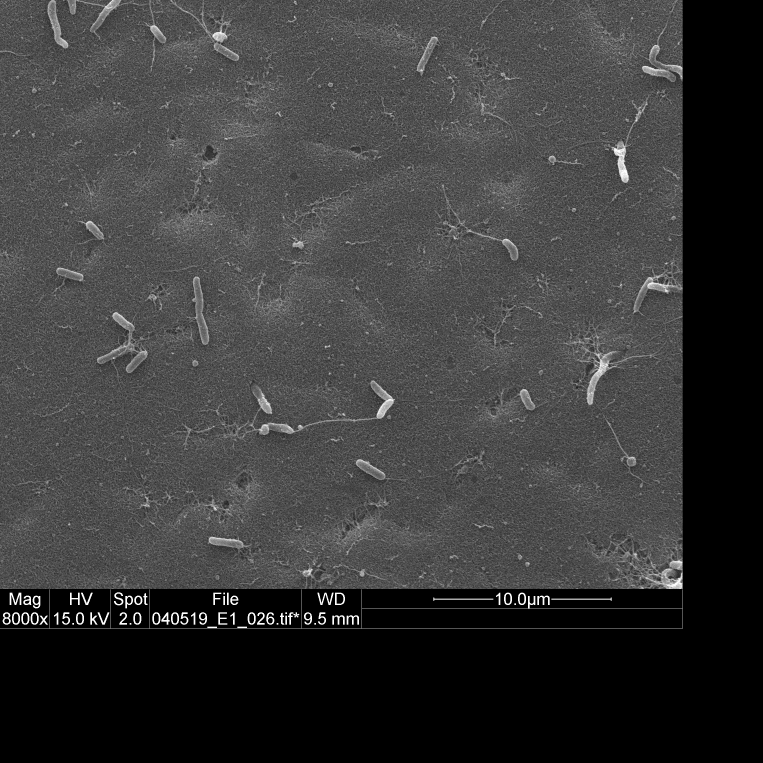
#> input picture full_image_0_0.jpg, 2288 x 2288 px (shown at 1/3 size); its folder holds only this picture in this run
$ python -i program_manager.py   (imports and definitions only)
#> lines starting #> are read from the running program, lines starting #| are printed output that depends on the picture
### src/crop_processing.py
""" crop_processing.py
    Here, we define some functions for dealing with Tiles. This will probably get merged into something else as the project grows.
"""

from PIL import Image
from copy import deepcopy

TILE_OVERLAP = 3 # 2 -> 50% overlap, 3 -> 33% overlap, etc.
TILE_SIZE = 416
CROP_OFFSET = ((TILE_OVERLAP - 1) * TILE_SIZE) // TILE_OVERLAP

IMAGE_EXTENSIONS = (".tiff", ".tif", ".png", ".jpg", ".jpeg", ".gif", ".bmp")


class Tile:
    def __init__(self, img, x1, y1, x2, y2, filename_no_ext):
        """ img:            The cropped PIL Image object.
            x1, y1, x2, y2: The position of this tile in the larger image.
            filename:       A unique identifier for this tile. (No file extension) """

        self.img = img
        self.x1 = x1
        self.y1 = y1
        self.x2 = x2
        self.y2 = y2

        # This will store all the (potentially partial) bounding boxes that overlap this tile.
        # Their coordinates are relative to this tile.
        # (i.e. if a bounding box starts on the left edge of this tile, its x1 is 0)
        self.bio_objs = []

        # This will be used as a unique identifier for this crop.
        self.filename_no_ext = f"{filename_no_ext}_{self.x1}_{self.y1}"

    def width(self):
        """ Returns width of bounding box"""
        return self.x2 - self.x1

    def height(self):
        """ Returns height of bounding box"""
        return self.y2 - self.y1

    def center(self):
        """ Returns center of bounding box"""
        return self.x1 + self.width() / 2, self.y1 + self.height() / 2

    # [8 lines left out: function add_cell, not called in this run]

    def save(self, directory="."):
        """ Saves this tile as a cropped image and (potentially) an associated label file.
            Note: This will convert bounding boxes to relative, because that's how YOLO likes it. """
        self.img.save(f"{directory}/{self.filename_no_ext}.jpg", "JPEG", subsampling=0, quality=100)


def make_tiles(img, filename):
    """ img: A PIL.Image to be tiled.
        filename: A filename, usually the filename of img without its extension. """
    tiles = []
    for r in range(0, img.height + CROP_OFFSET, CROP_OFFSET): # We add CROP_OFFSET here to make sure some crop has the edge of the image in its confidence region.
        for c in range(0, img.width + CROP_OFFSET, CROP_OFFSET):
            x1, y1, x2, y2 = (r, c, r + TILE_SIZE, c + TILE_SIZE)
            tiles.append(Tile(img.crop((x1, y1, x2, y2)), x1, y1, x2, y2, filename))

    return tiles

# [10 lines left out: functions save_tiles, rebuild_original_image, not called in this run]

def in_confidence_region(pt):
    return TILE_SIZE // (2 * TILE_OVERLAP) <= pt[0] <= (2 * TILE_OVERLAP - 1) * TILE_SIZE // (2 * TILE_OVERLAP) \
       and TILE_SIZE // (2 * TILE_OVERLAP) <= pt[1] <= (2 * TILE_OVERLAP - 1) * TILE_SIZE // (2 * TILE_OVERLAP)

# [19 lines left out: function reunify_tiles, not called in this run]

### src/bio_object.py
from copy import deepcopy
import numpy as np
from skimage import measure, filters, morphology, color
import matplotlib.pyplot as plt

# This is the allowable distance betwen objects to count them as overlapping
# Having it as a hardcoded value is really just asking for trouble, but we're doing it for now.
OVERLAP_TOLERANCE = 10

# [94 lines left out: functions compute_all_cell_bbox_overlaps, compute_nanowire_to_cell_bbox_overlaps, compute_cell_center, compute_subimage_labels_and_region_data, compute_contour, not called in this run]


class BioObject:
    def __init__(self, x1, y1, x2, y2, id_no, classification):
        """ Represents an object found by YOLO. (and also the electrode)
            x1, y1, x2, y2: px coordinates of xmin xmax ymin ymax of bounding box.
            classification: the classification of this object. This will eventually have to change. """
        self.id = id_no
        self.x1 = x1
        self.y1 = y1
        self.x2 = x2
        self.y2 = y2
        self.classification = classification
        self.cell_center = (0, 0)
        self.contour = None
        # list of the adjacent cells in the cells list
        self.adj_list = []
        # list of the edges this cell participates in
        self.edge_list = []
        self.overlapping_bboxes = []

    def is_cell(self):
        return self.classification == "cell"

    def is_nanowire(self):
        return self.classification == "nanowire"

    def is_surface(self):
        return self.classification == "surface"

    def has_contour(self):
        return self.contour is not None

    def width(self):
        """ Returns the width of this cell. """
        return self.x2 - self.x1

    def height(self):
        """ Returns the height of this cell. """
        return self.y2 - self.y1

    def center(self):
        """ Returns the center of this cell. """
        return self.x1 + self.width() / 2, self.y1 + self.height() / 2

    def compute_corners(self):
        """ Returns a list the corner coordinates of the bounding box containing this cell. """
        return [(self.x1, self.y1), (self.x2, self.y1), (self.x2, self.y2), (self.x1, self.y2)]

    # [28 lines left out: functions bbox_is_contained_in_other_bbox, bbox_overlaps_with_other_bbox, not called in this run]

    def __str__(self):
        return f"{self.classification}: {self.x1} {self.y1} {self.x2} {self.y2}"

### src/program_manager.py
from skimage.color import rgb2gray
from PIL import Image
import numpy as np
import matplotlib.pyplot as plt
import os

from bio_object import BioObject, compute_all_cell_bbox_overlaps, compute_nanowire_to_cell_bbox_overlaps, compute_cell_center
from crop_processing import Tile, make_tiles, IMAGE_EXTENSIONS, reunify_tiles
from yolo import parse_yolo_output, run_yolo_on_images
from edge_detection import compute_cell_contact, compute_nanowire_edges

TILE_SIZE = 416
CROP_DIR = ".crops"

class ProgramManager:
    def __init__(self):
        self.image = np.array([])
        self.original_image = np.array([])
        self.bio_objs = []
        self.made_crops = False
        self.image_path = ""

    def open_image_file(self, image_path):
#> called with image_path = '../full_image_0_0.jpg'
        self.image_path = image_path
        self.image = rgb2gray(plt.imread(self.image_path)) # In the future, this will be incompatible with greyscale input images.
#> self.image is the input picture: shape (2288, 2288); min 0, max 255, mean 58.9
        self.original_image = plt.imread(self.image_path)

        self.bio_objs.append(BioObject(0, 0, len(self.image[0]), len(self.image), 0, "surface"))

        if self.image.shape[0] > TILE_SIZE or self.image.shape[1] > TILE_SIZE:
            self.crop()

    # [40 lines left out: functions compute_bounding_boxes, compute_bbox_overlaps_and_cell_centers, not called in this run]

    def crop(self):
        # Make the crops directory
        directory = self.image_path[:self.image_path.rfind("/")]
        self.made_crops = True

        os.makedirs(CROP_DIR, exist_ok=True)

        # Remove any clutter in the crop directory
        for file in os.listdir(CROP_DIR):
            os.remove(f"{CROP_DIR}/{file}")

        # The image file we're going to crop
        filename = self.image_path[self.image_path.rfind("/") + 1:]

        # This assumes the image has the information bar on the bottom
        image = Image.open(f"{directory}/{filename}")
        min_row = image.height
#> min_row = 2288
        for row in reversed(range(image.height)):
            if all(image.getpixel((col, row)) in (0, 255) for col in range(0, image.width, image.width // 10)):
                min_row = row

        image = image.crop((0, 0, image.width, min_row))
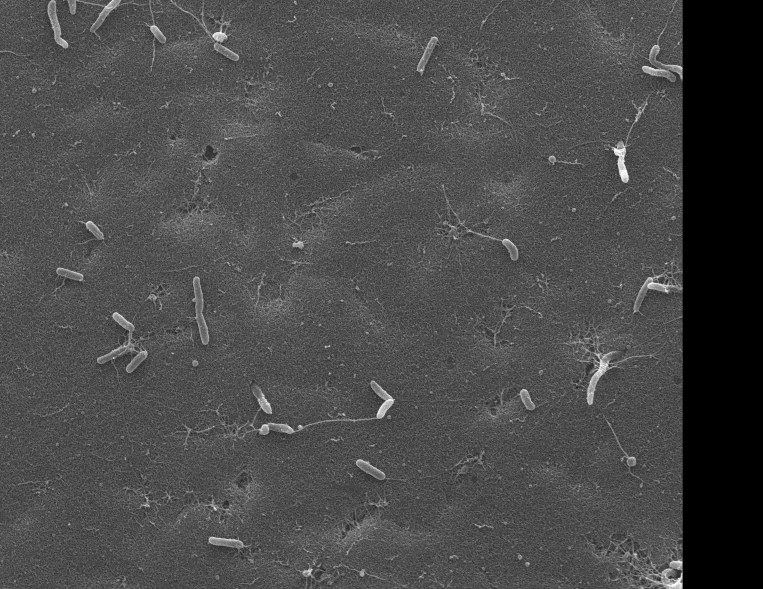
#> image: PIL image 2288x1767 L (shown at 1/3 size); min 0, max 255, mean 74.7
        image.save("out.jpg")

        # Crop the image, and save all the crops in CROP_DIR
        for tile in make_tiles(image, filename[:filename.rfind(".")]):
#> in __init__, `self.img = img`:
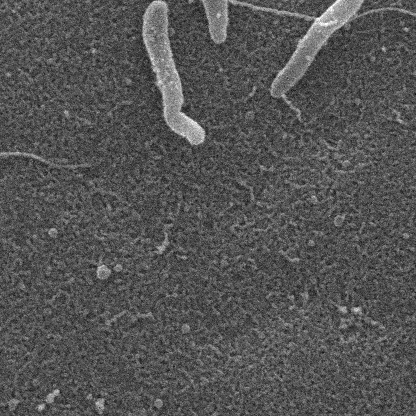
#> self.img: PIL image 416x416 L; min 13, max 255, mean 84.3
            tile.save(directory=CROP_DIR)

    def compute_cell_network_edges(self, update_progress_bar=None):
        compute_cell_contact(self.bio_objs, self.image, update_progress_bar)
        compute_nanowire_edges(self.bio_objs, self.image, update_progress_bar)

>>> result = ProgramManager().open_image_file('../full_image_0_0.jpg')
